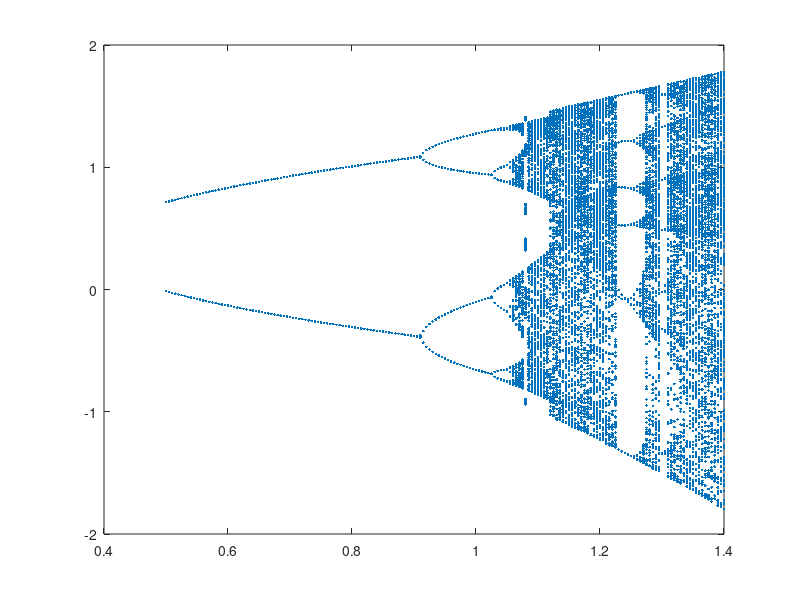

MATLAB code to generate this figure:
clear;
p_start = 0.5;  % start of p
p_end = 1.4;    % end of p
gamma = 0.3;    % gamma
t_max = 500;    % number of iterations
points_max = t_max/2; % number of points for the plot
idx = 0;    %index for x and y values for bifurcation plot
x0 = 0.5;  % initial value of x
y0 = 0.1;  % initial values of y

% iterate from p=0.5 to p=1.4 and compute the values of x and y for the
% bifurcation plot.
for p = p_start:0.005:p_end
    x(1) = x0;
    y(1) = y0;
    for t = 1:t_max
        x(t+1) = p - x(t)^2 + gamma*y(t);
        y(t+1) = x(t);
        if t > points_max
            idx = idx+1;
            by(idx) = x(t);
            bx(idx) = p;
        end
    end
    idx = idx+1;    % don't leave the last value
    by(idx) = x(t+1);
    bx(idx) = p;
end
plot(bx,by,'.');



